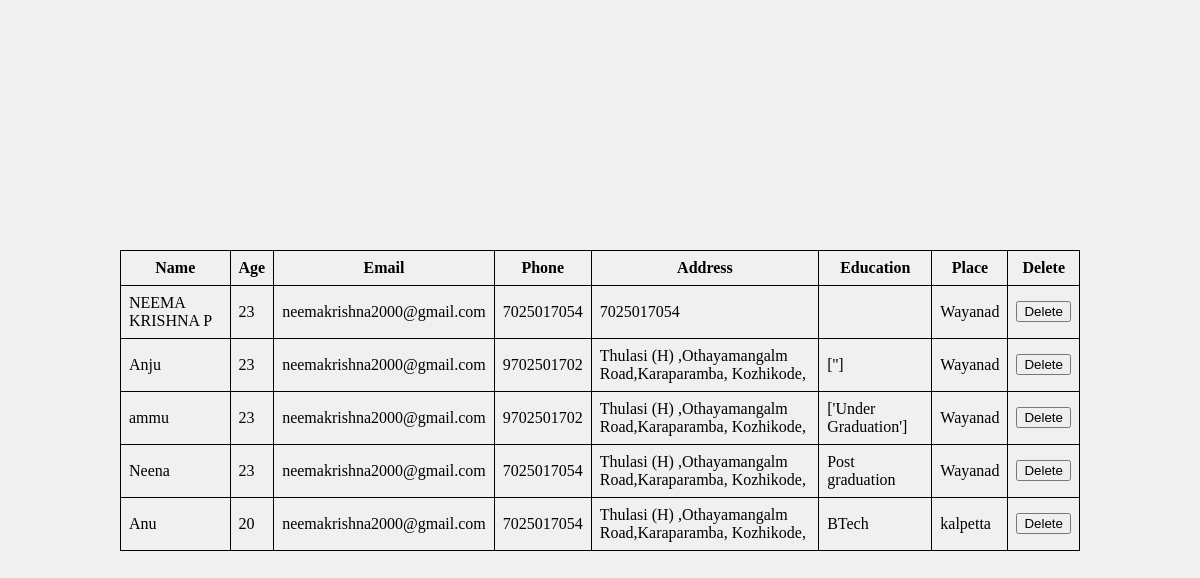
The page /regview/ on the database its author committed.
### app1/models.py (models this page shows, shortened)
class RegistrationModel(models.Model):
    name=models.CharField(max_length=20)
    age=models.IntegerField()
    email=models.EmailField()
    phone=models.BigIntegerField()
    address=models.TextField()
    education=models.CharField(max_length=20,null=True)
    place=models.CharField(max_length=15)

### app1/views.py (the view)
# urls.py: path('regview/',views.RegView.as_view(),name='regview'),
class RegView(View):
    def get(self,request,*args, **kwargs):
        viewdata=RegistrationModel.objects.all()
        return render(request,'regview.html',{'viewdata':viewdata})

### app1/templates/regview.html (shortened to what this page needs)
<!DOCTYPE html>
<html lang="en">
<head>
</head>
<body>
    <table>
        <tr>
            <th>Name</th>
            <th>Age</th>
            <th>Email</th>
            <th>Phone</th>
            <th>Address</th>
            <th>Education</th>
            <th>Place</th>
            <th>Delete</th>
        </tr>
        {% for i in viewdata%}
        <tr>
            <td>{{ i.name }}</td>
            <td>{{ i.age }}</td>
            <td>{{ i.email }}</td>
            <td>{{ i.phone }}</td>
            <td>{{ i.address }}</td>
            <td>{{ i.education }}</td>
            <td>{{ i.place }}</td>
            <td><a href="{% url 'regdelete' i.id %}"><button>Delete</button></a></td>
        </tr>
        {% endfor %}
    </table>
</body>
</html>

### rows shown on the page
RegistrationModel: name "NEEMA KRISHNA P", age "23", email "neemakrishna2000@gmail.com", phone "7025017054", address "7025017054", place "Wayanad"
RegistrationModel: name "Anju", age "23", email "neemakrishna2000@gmail.com", phone "9702501702", address "Thulasi (H) ,Othayamangalm Road,Karaparamba, Kozhikode,", education "['']", place "Wayanad"
RegistrationModel: name "ammu", age "23", email "neemakrishna2000@gmail.com", phone "9702501702", address "Thulasi (H) ,Othayamangalm Road,Karaparamba, Kozhikode,", education "['Under Graduation']", place "Wayanad"
RegistrationModel: name "Neena", age "23", email "neemakrishna2000@gmail.com", phone "7025017054", address "Thulasi (H) ,Othayamangalm Road,Karaparamba, Kozhikode,", education "Post graduation", place "Wayanad"
RegistrationModel: name "Anu", age "20", email "neemakrishna2000@gmail.com", phone "7025017054", address "Thulasi (H) ,Othayamangalm Road,Karaparamba, Kozhikode,", education "BTech", place "kalpetta"
